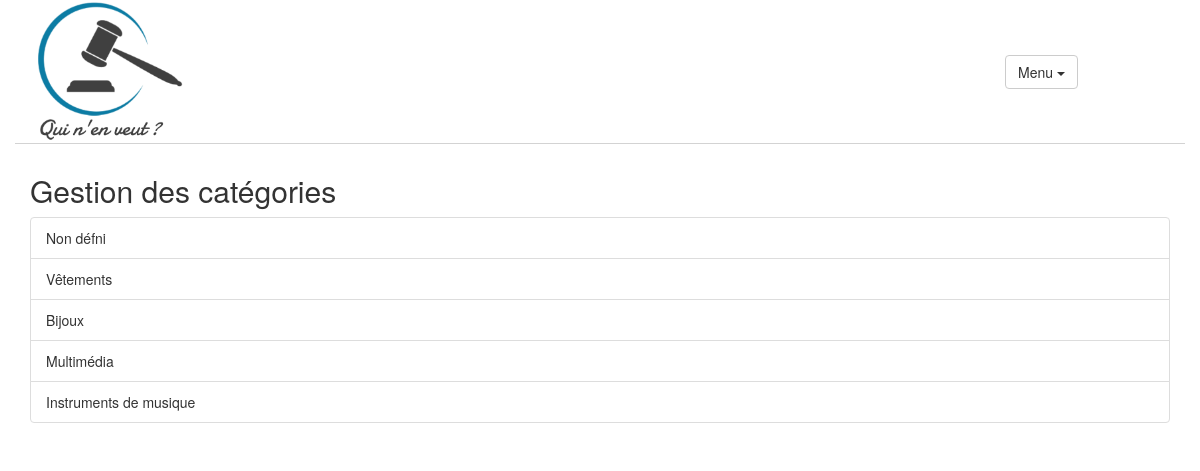
The page /?r=categorie on the database as committed earlier.
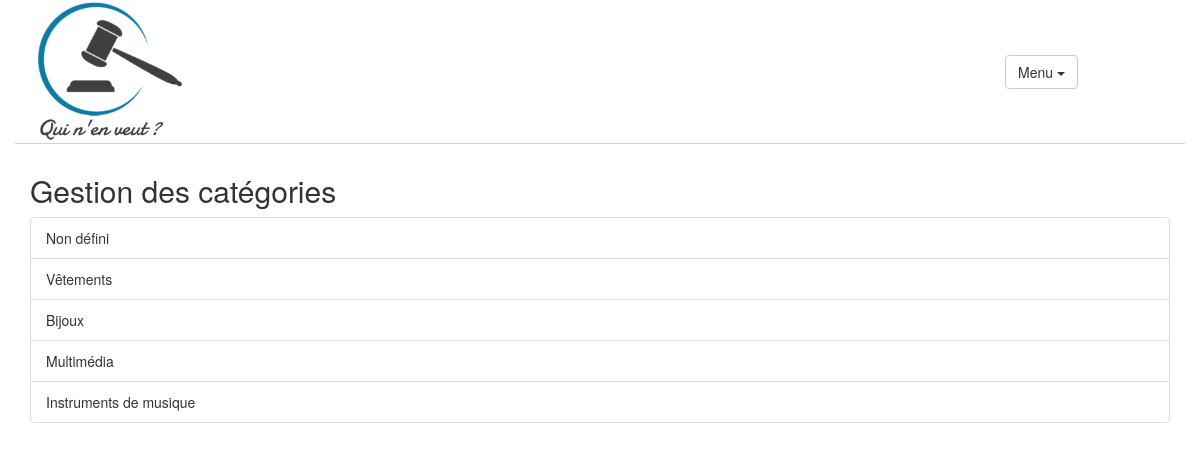
The same page on the database as committed later.
### tables this page shows
CREATE TABLE `Categories` (
                                          `id` SMALLINT NOT NULL AUTO_INCREMENT,
                                          `name` VARCHAR(100) NOT NULL,
                                          PRIMARY KEY (`id`),
                                          UNIQUE `Unicite_Name` (`name`)
);

### src/controller/Controller.php (called while the page is built, shortened)
<?php
class Controller
{
  public function render($view, $d = null)
  {
    $controller = get_class($this);
    $model = substr($controller, 0, strpos($controller, 'Controller'));
    $data = $d;
    include_once 'src/view/header.php';
    include_once 'src/view/' . strtolower($model) . '/' . $view . '.php';
    include_once 'src/view/footer.php';
  }
}

### src/controller/CategorieController.php (called while the page is built, shortened)
<?php
class CategorieController extends Controller
{
  public function index()
  {
    $categoryBo = App_BoFactory::getFactory()->getCategoryBo();
    $categoryList = $categoryBo->selectAllCategories();
    $data = [
      'categoryList'=> $categoryList
    ];
    $this->render('index', $data);
  }
}

### index.php (called while the page is built, shortened)
<?php
include_once 'src/db.php';
include_once 'src/controller/route.php';

### src/model/CategoryModel.php (called while the page is built)
<?php
class CategoryModel
{
  private $id;
  private $name;
  public function getId()
  {
    return $this->id;
  }
  public function setId($id): CategoryModel
  {
    $this->id = $id;
    return $this;
  }
  public function getName()
  {
    return $this->name;
  }
  public function setName($name): CategoryModel
  {
    $this->name = $name;
    return $this;
  }
}

### src/db.php (called while the page is built, shortened)
<?php
$db = new PDO('mysql:host=' . $_ENV['host'] . ';port=' . $_ENV['port'] . ';dbname=' . $_ENV['dbname'], $_ENV['user'], $_ENV['password']);
function db()
{
  global $db;
  return $db;
}

### src/service/dao/CategoryDaoImpl.php (called while the page is built, shortened)
<?php
class CategoryDaoImpl implements ICategoryDao
{
  public function selectAllCategories(): array
  {
    $request = db()->query('SELECT id, name FROM Categories');
    $categories = $request->fetchAll(PDO::FETCH_ASSOC);
    $categoryList = [];
    foreach ($categories as $oneCategory) {
      $oneCategoryModel = new CategoryModel();
      $oneCategoryModel
        ->setId($oneCategory['id'])
        ->setName($oneCategory['name']);
      array_push($categoryList, $oneCategoryModel);
    }
    return $categoryList;
  }
}

### src/service/bo/CategoryBoImpl.php (called while the page is built, shortened)
<?php
class CategoryBoImpl implements ICategoryBo
{
  public function selectAllCategories(): array
  {
    $categoryDao = App_DaoFactory::getFactory()->getCategoryDao();
    $categoryList = $categoryDao->selectAllCategories();
    return $categoryList;
  }
}

### src/view/categorie/index.php (the view)
<?php
    $categoryList = $data['categoryList'];
?>
<?php include_once 'src/view/page-header.php' ?>
<div class="container">
    <h2>
        Gestion des catégories
    </h2>
    <div class="col-12">
        <?php if (sizeof($categoryList) > 0):?>
        <ul class="list-group">
            <?php foreach ($categoryList as $oneCategory): ?>
                <li id="category_<?php echo $oneCategory->getId();?>" class="list-group-item">
                    <?php echo utf8_encode($oneCategory->getName());?>
                </li>
        <?php endforeach;?>
        </ul>
        <?php endif;?>
    </div>
</div>

Rows that differ between the two databases and show on the page:
changed categories: name "Non défni" → "Non défini"
